Frame 1 (no input): blank canvas, image omitted
Frame 60 (no input): blank canvas, image omitted
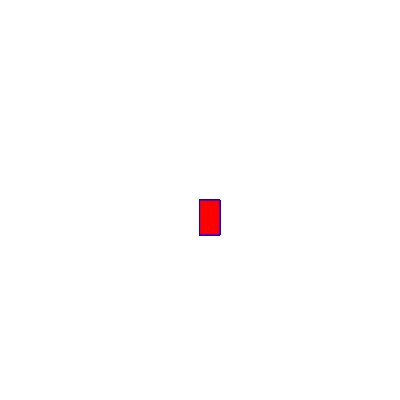
Frame 120 (the mouse pressed at the canvas centre since frame 60)

The p5.js sketch whose frames 1 and 60 were blank and that drew this single picture after the mouse press (run headless with seeded random() and noise() and a simulated clock; from frame 60 on, the mouse is pressed at the canvas centre):

// p5.js sketch
// ── sketch.js
function setup() {
    createCanvas(400, 400);
  }
  
  function draw() {
  stroke("blue");
    fill("red");
    
    if(mouseIsPressed){
      rect(mouseX, mouseY, 20, 35);
      
    }
    
    
  }
